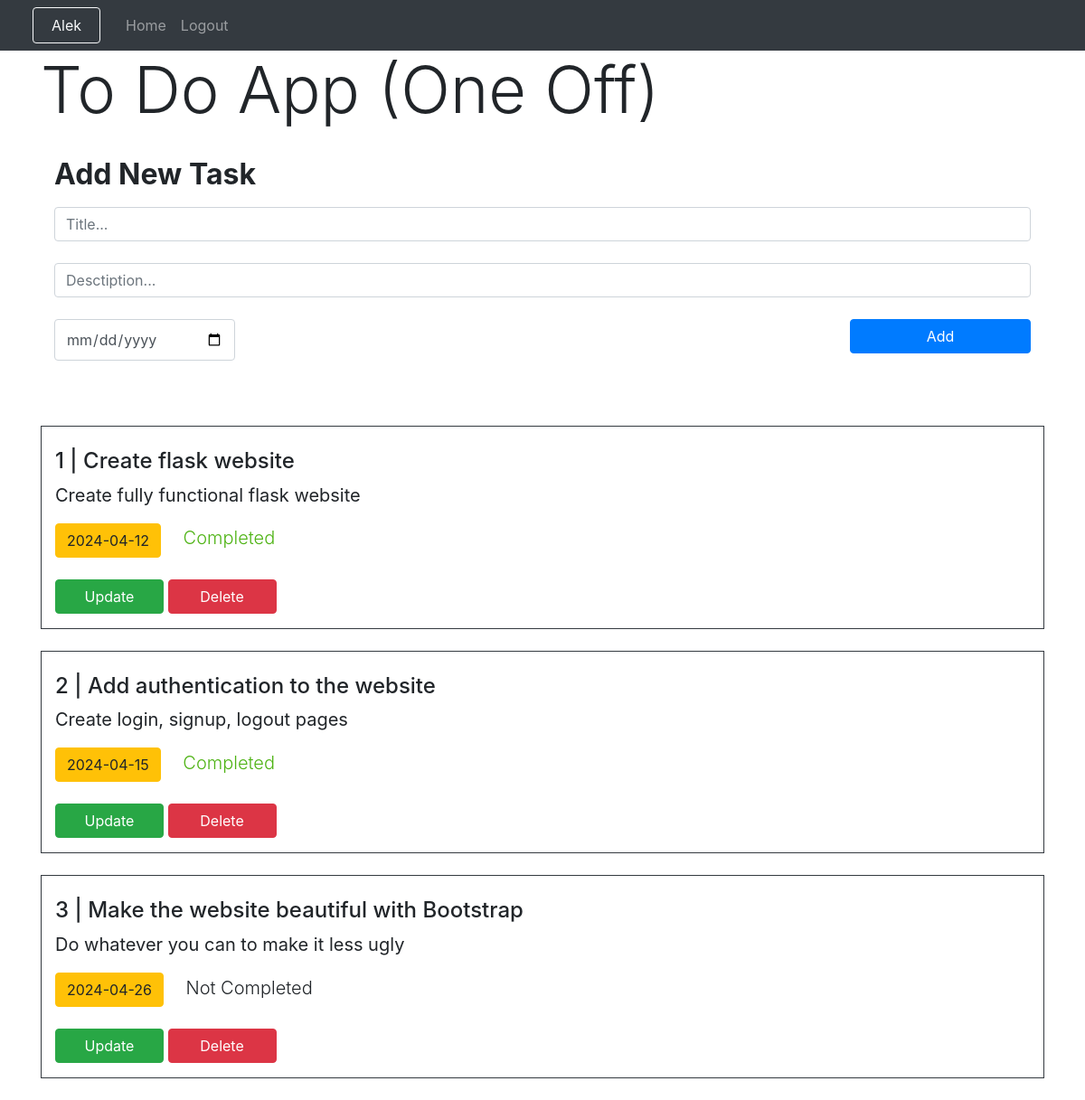
Screenshot of / (signed in) with the database file from the repository.
### app.py (models this page shows)
class User(db.Model, UserMixin):
    id = db.Column(db.Integer, primary_key = True)
    email = db.Column(db.String(150), unique = True)
    user_name = db.Column(db.String(150))
    password = db.Column(db.String(150))
    todos = db.relationship('ToDo')

class ToDo(db.Model):
    id = db.Column(db.Integer, primary_key = True)
    title = db.Column(db.String(100))
    description = db.Column(db.String(200))
    due_date = db.Column(db.Date)
    completed = db.Column(db.Boolean)
    user_id = db.Column(db.Integer, db.ForeignKey("user.id"))

### app.py (the view)
@app.route('/')
@login_required
def index():
    tasks = ToDo.query.all()
    now = date.today()
    return render_template('home.html', todo_list = tasks, now = now, user = current_user)

### app.py (called while the page is built)
    @login_manager.user_loader
    def load_user(id):
        return User.query.get(int(id))

### templates/home.html (shortened to what this page needs)
{% extends "base.html" %}
{% block content %}
<h1 class="display-3"> To Do App (One Off) </h1><br>
    <form action="/add" method="post">
        <div class="container">
            <h2><label class="font-weight-bold" for="title">Add New Task</label></h2>
            <input class="form-control" type="text" name="title" placeholder="Title..."><br>
            <input class="form-control" type="text" name="description" placeholder="Desctiption..."><br>
            <div class="d-flex justify-content-between">
                <input class="d-inline form-control" style="width: 200px;" type="date" name="due_date">
                <button class="d-inline btn btn-primary mb-2" style="width: 200px;" type="submit">Add</button>
            </div>
        </div>
    </form>
    <br><br><br>
    {% for task in user.todos %}
        <div class="container border border-dark">
            <br>
            <h4>{{task.id}} | {{task.title}}</h4>
            <p class="blockquote">{{task.description}}<p>
            {% if task.due_date < now %}
                <span class="btn btn-warning">{{task.due_date}}</span>
            {% else %}
                <span class="btn btn-info">{{task.due_date}}</span>
            {% endif %}
            {% if task.completed == False %}
                <span class="lead" style="margin-left: 20px;">Not Completed</span>
            {% else %}
                <span class="lead" style="margin-left: 20px; color: #4eb314;">Completed</span>
            {% endif %}
            <br><br>
            <a class="btn btn-success" style="width: 120px;" href="/update/{{task.id}}">Update</a>
            <a class="btn btn-danger" style="width: 120px;" href="/delete/{{task.id}}">Delete</a>
        </div>
        <br>
    {% endfor %}
{% endblock %}

### templates/base.html (shortened to what this page needs)
<!DOCTYPE html>
<html lang="en">
<head>
    <link rel='stylesheet' type='text/css' href='/css/bootstrap.css'>
</head>
<body>
<nav class="navbar navbar-expand-lg navbar-dark bg-dark">
    <div class="collapse navbar-collapse" id="'navbar">
        <div class="navbar-nav">
            {% if user.is_authenticated %}
            <button class="btn btn-outline-light" style="padding: 0 20px; margin: 0 20px;"id="user_name">{{user.user_name}}</button>
            <a class="nav-item nav-link" id="home" href="/">Home</a>
            <a class="nav-item nav-link" id="logout" href="/logout">Logout</a>
            {% else %}
            <a class="nav-item nav-link" id="login" href="/login">Login</a>
            <a class="nav-item nav-link" id="signUp" href="/signup">Sign Up</a>
            {% endif %}
        </div>
    </div>
</nav>
<div class="container">
{% block content %}
{% endblock %}
</div>
</body>
</html>

### rows the page displays
User: user_name "Alek"
ToDo: id "1", title "Create flask website", description "Create fully functional flask website", due_date "2024-04-12", completed "Completed"
ToDo: id "2", title "Add authentication to the website", description "Create login, signup, logout pages", due_date "2024-04-15", completed "Completed"
ToDo: id "3", title "Make the website beautiful with Bootstrap", description "Do whatever you can to make it less ugly", due_date "2024-04-26", completed "Not Completed"
